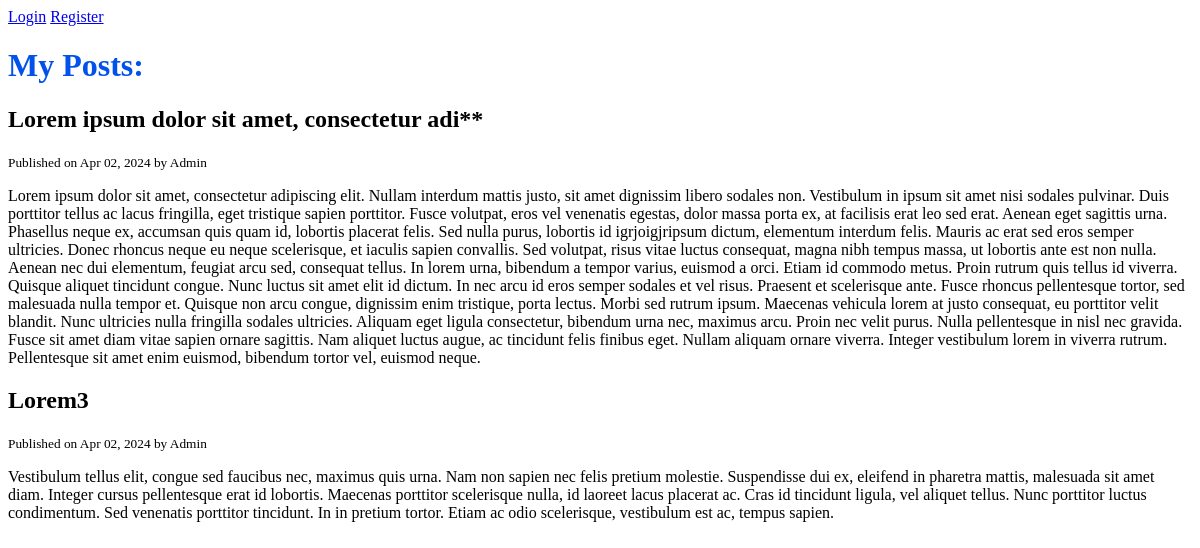
Before: / with the older database file.
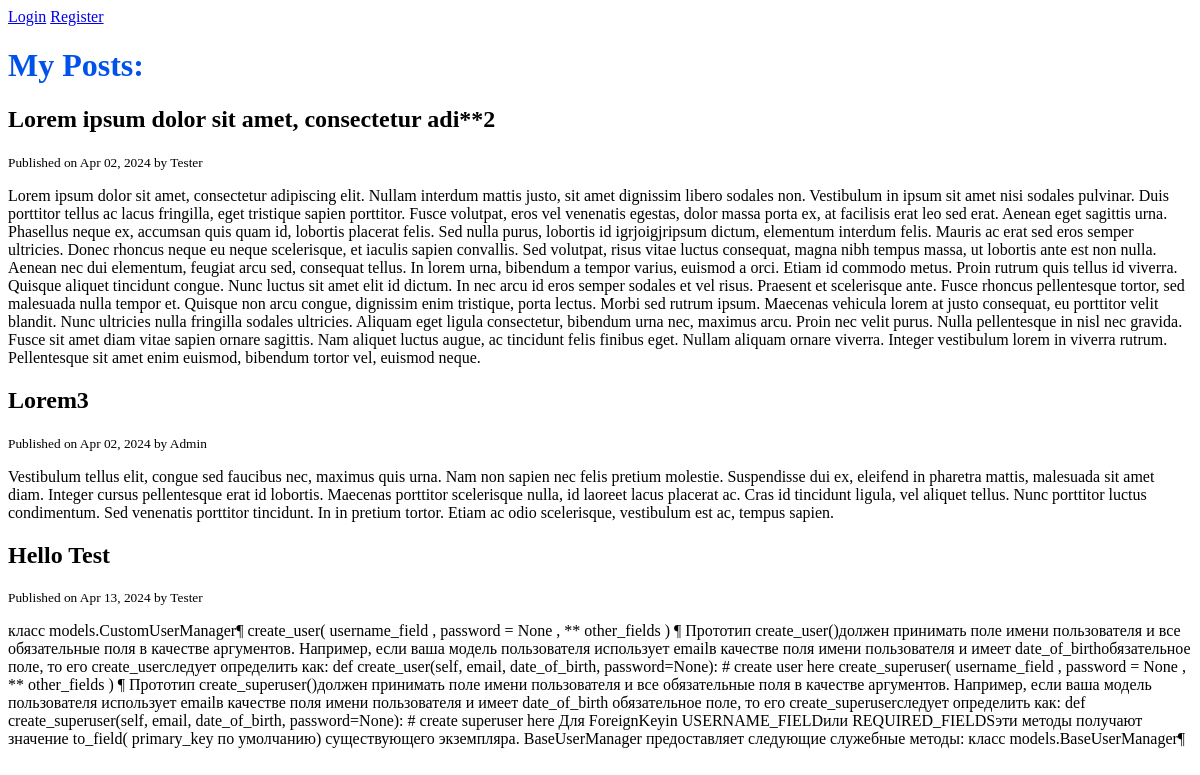
After: the same page with the newer database file.
### blog/models.py (models this page shows, shortened)
class Post(models.Model):
    title = models.CharField(max_length=120)
    content = models.TextField()
    published_at = models.DateTimeField(default=timezone.now)
    author = models.ForeignKey(User, on_delete=models.CASCADE)

### blog/views.py (the view)
# urls.py: path("",views.home, name="posts"),
def home(request):
    posts = Post.objects.all()
    context = {
        'posts': posts,
    }
    return render(request, "blog/home.html", context)

### blog/templates/blog/home.html (shortened to what this page needs)
{% extends "base.html" %}
{% block content %}
<h1>My Posts: </h1>
    {% for post in posts %}
        <h2>{{post.title}}</h2>
        <small>Published on {{post.published_at | date:" M d, Y"}} by {{post.author | title}}</small>
        <p>{{post.content}}</p>
    {% endfor %}
{% endblock %}

Changed rows visible on the page:
changed Post: title "Lorem ipsum dolor sit amet, consectetur adi**" → "Lorem ipsum dolor sit amet, consectetur adi**2"; author "Admin" → "Tester"
added Post: title "Hello Test", published_at "Apr 13, 2024", author "Tester", content "класс models.CustomUserManager¶ create_user( username_field , password = None , ** other_fields ) ¶ Прототип create_user()должен принимать поле имени пользователя и все обязательные поля в качестве аргументов. Например, если ваша модель пользователя использует emailв качестве поля имени пользователя и имеет date_of_birthобязательное поле, то его create_userследует определить как: def create_user(self, email, date_of_birth, password=None): # create user here create_superuser( username_field , password = None , ** other_fields ) ¶ Прототип create_superuser()должен принимать поле имени пользователя и все обязательные поля в качестве аргументов. Например, если ваша модель пользователя…"
